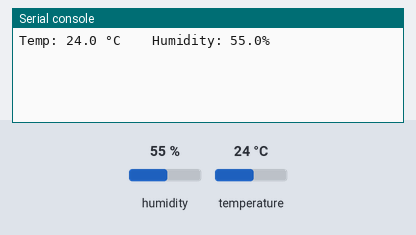
A program run on a simulated ESP32 board running CircuitPython. Parts: the last lines printed to the serial console. Inputs (shaded band) come from the test bench; at power-on: humidity 55 %, temperature 24 °C.

Above: at 1.2 s.
1.3 s: humidity set to 22 %
At 2.3 s:
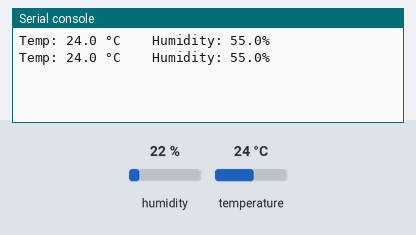
4.3 s: temperature set to 12 °C
At 6.1 s:
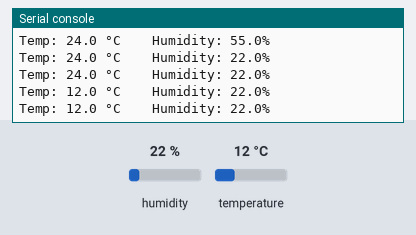
7.3 s: humidity set to 40 %
At 8.5 s:
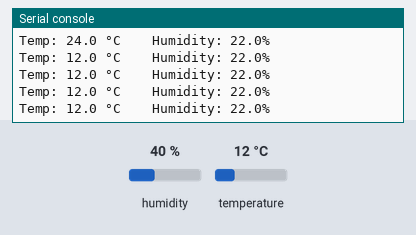
Timing chart, 0 to 10.3 s (numbered marks = the images above; inputs shaded):
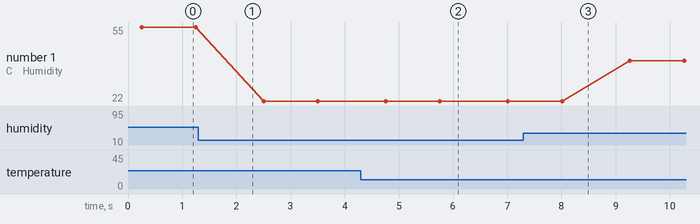

The program:

temp.py
```python
import time

import adafruit_dht
import board

dht = adafruit_dht.DHT22(board.IO45)

while True:
    try:
        temperature = dht.temperature
        humidity = dht.humidity
        # Print what we got to the REPL
        print("Temp: {:.1f} °C \t Humidity: {}%".format(temperature, humidity))
    except RuntimeError as e:
        # Reading doesn't always work! Just print error and we'll try again
        print("Reading from DHT failure: ", e.args)

    time.sleep(1)  # Write your code here :-)
```

Measured:
- after the input at 4.3 s, the serial console: prints a new line after 0.46 s (image 2)
- plotted number 1: 55 → 22 after the input at 1.3 s, 22 → 40 after the input at 7.3 s
